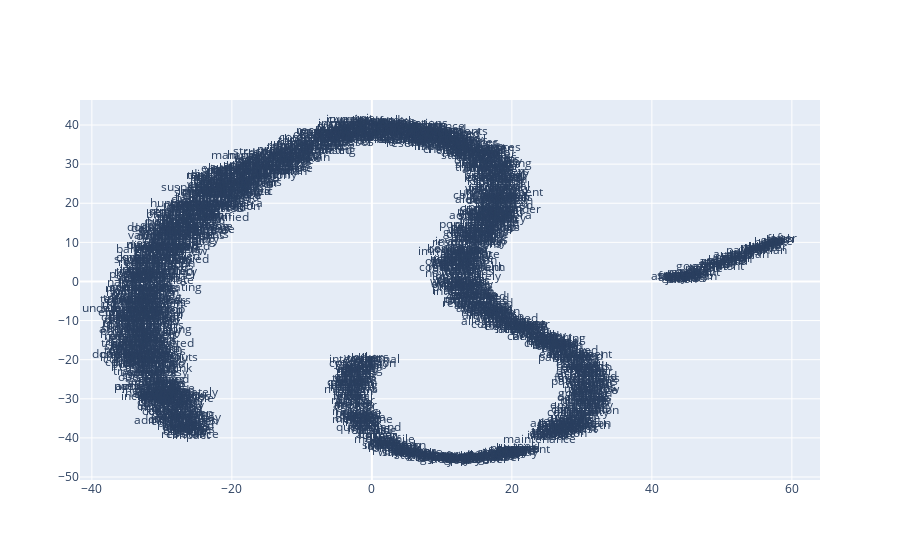

This figure's notebook cell:
### Markdown cell above
Visualising Word Embeddings
---------------------------

The word embeddings made by the model can be visualised by reducing
dimensionality of the words to 2 dimensions using tSNE.

Visualisations can be used to notice semantic and syntactic trends in the data.

Example:

* Semantic: words like cat, dog, cow, etc. have a tendency to lie close by
* Syntactic: words like run, running or cut, cutting lie close together.

Vector relations like vKing - vMan = vQueen - vWoman can also be noticed.

.. Important::
  The model used for the visualisation is trained on a small corpus. Thus
  some of the relations might not be so clear.

### Code cell
from sklearn.decomposition import IncrementalPCA    # inital reduction
from sklearn.manifold import TSNE                   # final reduction
import numpy as np                                  # array handling


def reduce_dimensions(model):
    num_dimensions = 2  # final num dimensions (2D, 3D, etc)

    # extract the words & their vectors, as numpy arrays
    vectors = np.asarray(model.wv.vectors)
    labels = np.asarray(model.wv.index_to_key)  # fixed-width numpy strings

    # reduce using t-SNE
    tsne = TSNE(n_components=num_dimensions, random_state=0)
    vectors = tsne.fit_transform(vectors)

    x_vals = [v[0] for v in vectors]
    y_vals = [v[1] for v in vectors]
    return x_vals, y_vals, labels


x_vals, y_vals, labels = reduce_dimensions(model)

def plot_with_plotly(x_vals, y_vals, labels, plot_in_notebook=True):
    from plotly.offline import init_notebook_mode, iplot, plot
    import plotly.graph_objs as go

    trace = go.Scatter(x=x_vals, y=y_vals, mode='text', text=labels)
    data = [trace]

    if plot_in_notebook:
        init_notebook_mode(connected=True)
        iplot(data, filename='word-embedding-plot')
    else:
        plot(data, filename='word-embedding-plot.html')


def plot_with_matplotlib(x_vals, y_vals, labels):
    import matplotlib.pyplot as plt
    import random

    random.seed(0)

    plt.figure(figsize=(12, 12))
    plt.scatter(x_vals, y_vals)

    #
    # Label randomly subsampled 25 data points
    #
    indices = list(range(len(labels)))
    selected_indices = random.sample(indices, 25)
    for i in selected_indices:
        plt.annotate(labels[i], (x_vals[i], y_vals[i]))

try:
    get_ipython()
except Exception:
    plot_function = plot_with_matplotlib
else:
    plot_function = plot_with_plotly

plot_function(x_vals, y_vals, labels)

### Figure 1 — Plotly figure (JSON) as saved in the notebook; plotly's stock layout.template omitted (floating-point values rounded to 4 significant figures; data arrays with more than 128 entries replaced by an {"elided": "..."} marker saying what was removed)
{"data": [{"mode": "text", "text": {"elided": "1750 str values"}, "type": "scatter", "x": {"elided": "1750 float values"}, "y": {"elided": "1750 float values"}}], "layout": {}}
